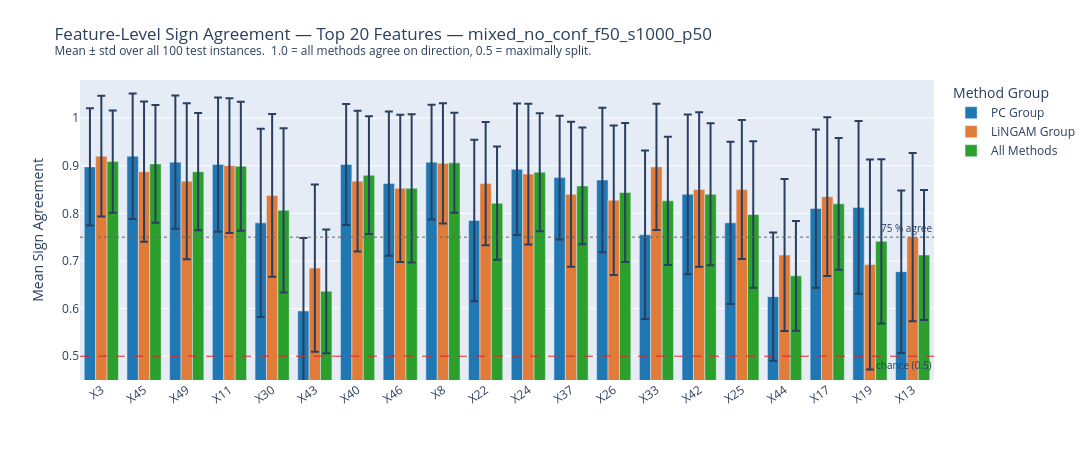

The cell this chart's notebook holds for it:
### Markdown cell above
## 8. Sign Agreement Across Methods

**Metric definition** — for every *(instance i, feature f)* cell we count how many methods assign a positive SHAP value (`n⁺`) and how many assign a negative value (`n⁻`), then define:

$$\text{agreement}(i,f) = \frac{\max(n^+, n^-)}{n_{\text{methods}}} \in [0.5, \; 1.0]$$

| Score | Interpretation |
|-------|---------------|
| **1.0** | All methods agree on the sign (fully consistent) |
| **0.75** | 3 out of 4 methods agree |
| **0.5** | Half say +, half say − (maximally split) |

Three groups are evaluated: **PC Group** (Scratch + 3 PC methods), **LiNGAM Group** (Scratch + 3 LiNGAM methods), **All Methods** (all 7 together).

- **Feature-level bar chart** — mean agreement per feature (averaged over all test instances)
- **Heatmap** — full (feature × instance) agreement matrix, one panel per graph type

### Code cell
# ── Groups ────────────────────────────────────────────────────────────────
AGREEMENT_GROUPS = {
    "PC Group":     ["Scratch", "Asymmetric (PC)",     "Causal (PC)",     "Flow (PC)"],
    "LiNGAM Group": ["Scratch", "Asymmetric (LiNGAM)", "Causal (LiNGAM)", "Flow (LiNGAM)"],
    # "PC Group":     ["Scratch", "Asymmetric (PC)",     "Causal (PC)"],
    # "LiNGAM Group": ["Scratch", "Asymmetric (LiNGAM)", "Causal (LiNGAM)"],
    # "PC Group":     ["Scratch", "Asymmetric (PC)",     "Flow (PC)"],
    # "LiNGAM Group": ["Scratch", "Asymmetric (LiNGAM)", "Flow (LiNGAM)"],
    # "PC Group":     ["Scratch", "Asymmetric (PC)",     ],
    # "LiNGAM Group": ["Scratch", "Asymmetric (LiNGAM)", ],
    # "All Methods":  list(shap_data.keys()),
}
AGREEMENT_GROUPS["All Methods"]=AGREEMENT_GROUPS["PC Group"]+ AGREEMENT_GROUPS["LiNGAM Group"]
GROUP_COLORS_AGREE = {
    "PC Group":     "#1f77b4",
    "LiNGAM Group": "#e07b39",
    "All Methods":  "#2ca02c",
}

_feat_idx = np.array(scratch_rank.tolist())   # top-N feature indices


def compute_sign_agreement(method_list, shap_data, feat_idx):
    """
    For each (instance i, feature f): max(n_pos, n_neg) / n_methods.
    Returns
    -------
    agreement : ndarray (n_instances, n_feats)  ∈ [0.5, 1.0]
    available : list of method names actually used
    """
    available = [m for m in method_list if m in shap_data]
    if len(available) < 2:
        return None, available
    stack     = np.stack([shap_data[m][:, feat_idx] for m in available], axis=0)
    n_methods = stack.shape[0]
    signs     = np.sign(stack)                       # −1, 0, +1
    n_pos     = (signs > 0).sum(axis=0)              # (n_instances, n_feats)
    n_neg     = (signs < 0).sum(axis=0)
    return np.maximum(n_pos, n_neg) / n_methods, available


# ── Compute ───────────────────────────────────────────────────────────────
agreement_mats    = {}
agreement_methods = {}
for grp, methods in AGREEMENT_GROUPS.items():
    mat, avail             = compute_sign_agreement(methods, shap_data, _feat_idx)
    agreement_mats[grp]    = mat
    agreement_methods[grp] = avail

# ── Global summary table ──────────────────────────────────────────────────
print(f"{'Group':<18}  {'Global mean':>11}  {'Feat mean ± std':>18}  {'Inst mean ± std':>18}  # methods")
print("─" * 105)
for grp, mat in agreement_mats.items():
    if mat is None:
        continue
    feat_means = mat.mean(axis=0)      # (n_feats,)  mean over instances
    inst_means = mat.mean(axis=1)      # (n_inst,)   mean over features
    print(
        f"{grp:<18}  {mat.mean():>11.3f}  "
        f"{feat_means.mean():>7.3f} ± {feat_means.std():.3f}    "
        f"{inst_means.mean():>7.3f} ± {inst_means.std():.3f}  "
        f"  {len(agreement_methods[grp])}"
    )


# ── Figure A: Feature-level mean sign agreement ───────────────────────────
rows_agree = []
for grp, mat in agreement_mats.items():
    if mat is None:
        continue
    feat_means = mat.mean(axis=0)
    feat_stds  = mat.std(axis=0)
    for i, feat in enumerate(top_features):
        rows_agree.append(dict(
            Feature=feat,
            Group=grp,
            Agreement=float(feat_means[i]),
            Std=float(feat_stds[i]),
        ))

df_agree_feat = pd.DataFrame(rows_agree)
df_agree_feat["Feature"] = pd.Categorical(
    df_agree_feat["Feature"], categories=top_features, ordered=True
)

fig_agree_feat = px.bar(
    df_agree_feat,
    x="Feature", y="Agreement", color="Group",
    barmode="group",
    error_y="Std",
    color_discrete_map=GROUP_COLORS_AGREE,
    range_y=[0.45, 1.08],
    title=(
        f"Feature-Level Sign Agreement — Top {N_TOP_FEATURES} Features — {DATASET}<br>"
        f"<sup>Mean ± std over all {x_test.shape[0]} test instances.  "
        f"1.0 = all methods agree on direction, 0.5 = maximally split.</sup>"
    ),
    labels={"Agreement": "Mean Sign Agreement", "Feature": ""},
    height=460, width=1250,
)
fig_agree_feat.add_hline(
    y=0.75,
    line=dict(color="#636363", width=1, dash="dot"),
    annotation_text="75 % agree",
    annotation_position="top right",
    annotation_font_size=10,
)
fig_agree_feat.add_hline(
    y=0.5,
    line=dict(color="#d62728", width=1, dash="dash"),
    annotation_text="chance (0.5)",
    annotation_position="bottom right",
    annotation_font_size=10,
)
fig_agree_feat.update_layout(
    legend_title_text="Method Group",
    margin=dict(t=80, b=80),
    xaxis_tickangle=-35,
)
fig_agree_feat.show()

### Figure 1 — Plotly figure (JSON) as saved in the notebook; plotly's stock layout.template omitted (floating-point values rounded to 4 significant figures)
{"data": [{"alignmentgroup": "True", "error_y": {"array": [0.123, 0.1317, 0.1399, 0.141, 0.1977, 0.1532, 0.127, 0.1516, 0.1207, 0.1696, 0.1381, 0.1299, 0.152, 0.1767, 0.1678, 0.1706, 0.1346, 0.1663, 0.1816, 0.1706]}, "hovertemplate": "Group=PC Group<br>=%{x}<br>Mean Sign Agreement=%{y}<extra></extra>", "legendgroup": "PC Group", "marker": {"color": "#1f77b4", "pattern": {"shape": ""}}, "name": "PC Group", "offsetgroup": "PC Group", "orientation": "v", "showlegend": true, "textposition": "auto", "type": "bar", "x": ["X3", "X45", "X49", "X11", "X30", "X43", "X40", "X46", "X8", "X22", "X24", "X37", "X26", "X33", "X42", "X25", "X44", "X17", "X19", "X13"], "xaxis": "x", "y": [0.8975, 0.92, 0.9075, 0.9025, 0.78, 0.595, 0.9025, 0.8625, 0.9075, 0.785, 0.8925, 0.875, 0.87, 0.755, 0.84, 0.78, 0.625, 0.81, 0.8125, 0.6775], "yaxis": "y"}, {"alignmentgroup": "True", "error_y": {"array": [0.1269, 0.1474, 0.1638, 0.1414, 0.1709, 0.1754, 0.1477, 0.1545, 0.1264, 0.1293, 0.1477, 0.1522, 0.1569, 0.1327, 0.162, 0.1458, 0.1596, 0.1667, 0.2204, 0.1768]}, "hovertemplate": "Group=LiNGAM Group<br>=%{x}<br>Mean Sign Agreement=%{y}<extra></extra>", "legendgroup": "LiNGAM Group", "marker": {"color": "#e07b39", "pattern": {"shape": ""}}, "name": "LiNGAM Group", "offsetgroup": "LiNGAM Group", "orientation": "v", "showlegend": true, "textposition": "auto", "type": "bar", "x": ["X3", "X45", "X49", "X11", "X30", "X43", "X40", "X46", "X8", "X22", "X24", "X37", "X26", "X33", "X42", "X25", "X44", "X17", "X19", "X13"], "xaxis": "x", "y": [0.92, 0.8875, 0.8675, 0.9, 0.8375, 0.685, 0.8675, 0.8525, 0.905, 0.8625, 0.8825, 0.84, 0.8275, 0.8975, 0.85, 0.85, 0.7125, 0.835, 0.6925, 0.75], "yaxis": "y"}, {"alignmentgroup": "True", "error_y": {"array": [0.1073, 0.1236, 0.1231, 0.1354, 0.1726, 0.13, 0.1236, 0.1555, 0.1051, 0.1189, 0.1239, 0.1225, 0.1462, 0.1345, 0.149, 0.1539, 0.1151, 0.1384, 0.1725, 0.1364]}, "hovertemplate": "Group=All Methods<br>=%{x}<br>Mean Sign Agreement=%{y}<extra></extra>", "legendgroup": "All Methods", "marker": {"color": "#2ca02c", "pattern": {"shape": ""}}, "name": "All Methods", "offsetgroup": "All Methods", "orientation": "v", "showlegend": true, "textposition": "auto", "type": "bar", "x": ["X3", "X45", "X49", "X11", "X30", "X43", "X40", "X46", "X8", "X22", "X24", "X37", "X26", "X33", "X42", "X25", "X44", "X17", "X19", "X13"], "xaxis": "x", "y": [0.9087, 0.9038, 0.8875, 0.8988, 0.8063, 0.6362, 0.88, 0.8525, 0.9062, 0.8213, 0.8862, 0.8575, 0.8438, 0.8263, 0.84, 0.7975, 0.6687, 0.82, 0.7412, 0.7125], "yaxis": "y"}], "layout": {"annotations": [{"font": {"size": 10}, "showarrow": false, "text": "75 % agree", "x": 1, "xanchor": "right", "xref": "x domain", "y": 0.75, "yanchor": "bottom", "yref": "y"}, {"font": {"size": 10}, "showarrow": false, "text": "chance (0.5)", "x": 1, "xanchor": "right", "xref": "x domain", "y": 0.5, "yanchor": "top", "yref": "y"}], "barmode": "group", "height": 460, "legend": {"title": {"text": "Method Group"}, "tracegroupgap": 0}, "margin": {"b": 80, "t": 80}, "shapes": [{"line": {"color": "#636363", "dash": "dot", "width": 1}, "type": "line", "x0": 0, "x1": 1, "xref": "x domain", "y0": 0.75, "y1": 0.75, "yref": "y"}, {"line": {"color": "#d62728", "dash": "dash", "width": 1}, "type": "line", "x0": 0, "x1": 1, "xref": "x domain", "y0": 0.5, "y1": 0.5, "yref": "y"}], "title": {"text": "Feature-Level Sign Agreement — Top 20 Features — mixed_no_conf_f50_s1000_p50<br><sup>Mean ± std over all 100 test instances.  1.0 = all methods agree on direction, 0.5 = maximally split.</sup>"}, "width": 1250, "xaxis": {"anchor": "y", "domain": [0, 1], "tickangle": -35, "title": {"text": ""}}, "yaxis": {"anchor": "x", "domain": [0, 1], "range": [0.45, 1.08], "title": {"text": "Mean Sign Agreement"}}}}
